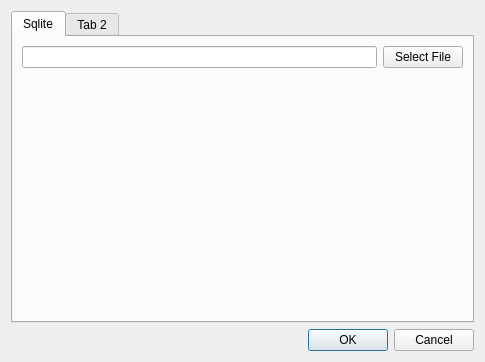
<?xml version="1.0" encoding="UTF-8"?>
<ui version="4.0">
 <class>DatabaseSelector</class>
 <widget class="QDialog" name="DatabaseSelector">
  <property name="geometry">
   <rect>
    <x>0</x>
    <y>0</y>
    <width>485</width>
    <height>362</height>
   </rect>
  </property>
  <property name="windowTitle">
   <string>Dialog</string>
  </property>
  <layout class="QVBoxLayout" name="verticalLayout">
   <item>
    <widget class="QTabWidget" name="tabWidget">
     <property name="tabShape">
      <enum>QTabWidget::Rounded</enum>
     </property>
     <property name="currentIndex">
      <number>0</number>
     </property>
     <property name="usesScrollButtons">
      <bool>true</bool>
     </property>
     <property name="tabsClosable">
      <bool>false</bool>
     </property>
     <widget class="QWidget" name="tab_1">
      <attribute name="title">
       <string>Sqlite</string>
      </attribute>
      <layout class="QGridLayout" name="gridLayout">
       <item row="0" column="0">
        <widget class="QLineEdit" name="sqliteFilename"/>
       </item>
       <item row="0" column="1">
        <widget class="QPushButton" name="selectSqlite">
         <property name="text">
          <string>Select File</string>
         </property>
        </widget>
       </item>
       <item row="1" column="0" colspan="2">
        <spacer name="verticalSpacer">
         <property name="orientation">
          <enum>Qt::Vertical</enum>
         </property>
         <property name="sizeHint" stdset="0">
          <size>
           <width>20</width>
           <height>40</height>
          </size>
         </property>
        </spacer>
       </item>
      </layout>
     </widget>
     <widget class="QWidget" name="tab_2">
      <attribute name="title">
       <string>Tab 2</string>
      </attribute>
     </widget>
    </widget>
   </item>
   <item>
    <widget class="QDialogButtonBox" name="buttonBox">
     <property name="orientation">
      <enum>Qt::Horizontal</enum>
     </property>
     <property name="standardButtons">
      <set>QDialogButtonBox::Cancel|QDialogButtonBox::Ok</set>
     </property>
    </widget>
   </item>
  </layout>
 </widget>
 <resources/>
 <connections>
  <connection>
   <sender>buttonBox</sender>
   <signal>accepted()</signal>
   <receiver>DatabaseSelector</receiver>
   <slot>accept()</slot>
   <hints>
    <hint type="sourcelabel">
     <x>248</x>
     <y>254</y>
    </hint>
    <hint type="destinationlabel">
     <x>157</x>
     <y>274</y>
    </hint>
   </hints>
  </connection>
  <connection>
   <sender>buttonBox</sender>
   <signal>rejected()</signal>
   <receiver>DatabaseSelector</receiver>
   <slot>reject()</slot>
   <hints>
    <hint type="sourcelabel">
     <x>316</x>
     <y>260</y>
    </hint>
    <hint type="destinationlabel">
     <x>286</x>
     <y>274</y>
    </hint>
   </hints>
  </connection>
 </connections>
</ui>
